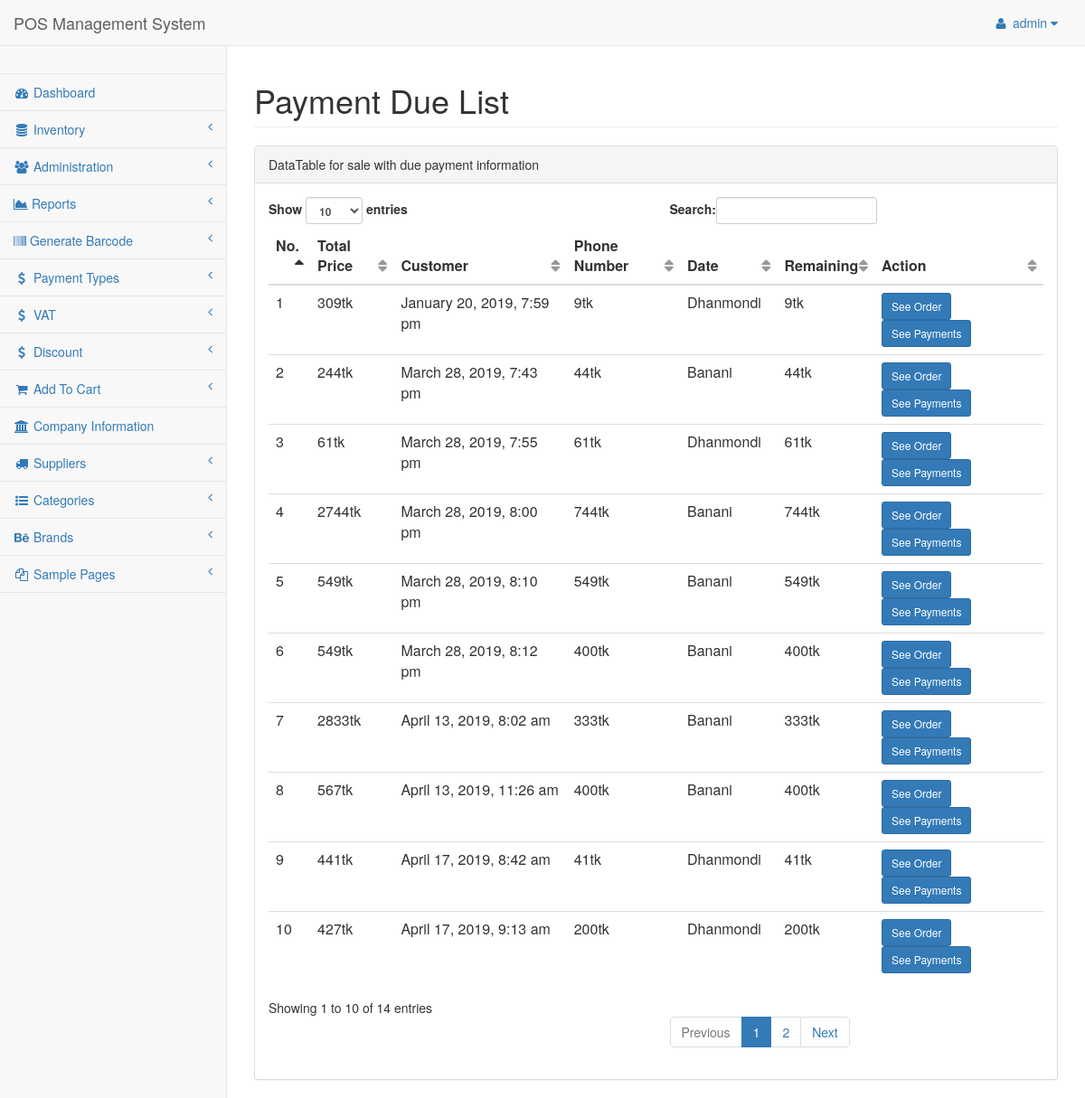
The app's page /admin/pages/duelistBranch.php (signed in) with its own data.
### tables this page shows
CREATE TABLE `tbl_sales` (
  `id` int(11) NOT NULL,
  `customer` int(11) NOT NULL,
  `totalPrice` int(11) NOT NULL,
  `date` datetime NOT NULL DEFAULT CURRENT_TIMESTAMP,
  `rem` int(11) NOT NULL DEFAULT '0',
  `status` int(11) NOT NULL DEFAULT '0'
);

CREATE TABLE `tbl_branch` (
  `id` int(11) NOT NULL,
  `branchName` varchar(35) NOT NULL,
  `branchAddress` text NOT NULL,
  `branchId` int(11) NOT NULL
);

### class/Company.php (called while the page is built, shortened)
<?php
$filepath = realpath(dirname(__FILE__));
include_once ($filepath."/../lib/Database.php");
include_once ($filepath."/../helpers/Format.php");
?>
<?php
class Company {
  private $db;
  function __construct(){
    $this->db = new Database();
  }
  public function getSaleByDueBranch() {
    $query = "SELECT `b`.`branchName`, b.branchId , b.branchAddress , s.rem , s.date  , s.totalPrice, c.customName , c.customContact
FROM tbl_sales as s, tbl_order as o, tbl_inventory as p , tbl_branch as b , tbl_customer AS c
WHERE  s.id = o.sale
AND o.inventId = p.inventId
AND p.branchId = b.branchId
AND s.customer = c.cmId
AND rem > 0  ";
    $getQuery = $this->db->select($query);
    return $getQuery;
  }
}

### lib/Database.php (called while the page is built, shortened)
<?php
Class Database{
 public $host   = DB_HOST;
 public $user   = DB_USER;
 public $pass   = DB_PASS;
 public $dbname = DB_NAME;
 public $link;
private function connectDB(){
 $this->link = new mysqli($this->host, $this->user, $this->pass,
  $this->dbname);
 }
public function select($query){
  $result = $this->link->query($query) or
   die($this->link->error.__LINE__);
  if($result->num_rows > 0){
    return $result;
  } else {
    return false;
  }
 }
}

### class/Customer.php (called while the page is built, shortened)
<?php
  $filepath = realpath(dirname(__FILE__));
  include_once ($filepath."/../lib/Database.php");
  include_once ($filepath."/../helpers/Format.php");
?>
<?php
  class Customer{
    private $db;
    public function __construct() {
      $this->db = new Database();
    }
    public function getCusById($cmId){
      $query = "SELECT * FROM tbl_customer WHERE cmId = '$cmId'";
      $cusCheck = $this->db->select($query);
      return $cusCheck;
    }
  }
?>

### helpers/Format.php (called while the page is built, shortened)
<?php
class Format{
 public function formatDate($date){
  return date('F j, Y, g:i a', strtotime($date));
 }
}
?>

### admin/pages/duelistBranch.php (the view, shortened to what this page needs)
<?php
  include "../inc/header.php";
  include "../inc/nav.php";
  include "../inc/sider.php";
?>
        <div id="page-wrapper">
            <div class="row">
                <div class="col-lg-12">
                    <h1 class="page-header">Payment Due List</h1>
                </div>
            </div>
            <div class="row">
                <div class="col-lg-12">
                    <div class="panel panel-default">
                        <div class="panel-heading">
                            DataTable for sale with due payment information
                        </div>
                        <div class="panel-body">
                            <div class="table-responsive">
                                <table class="table table-hover" id="dataTables-example">
                                    <thead>
                                        <tr>
                                            <th>No.</th>
                                            <th>Total Price</th>
                                            <th>Customer</th>
                                            <th>Phone Number</th>
                                            <th>Date</th>
                                            <th>Remaining</th>
                                            <th>Action</th>
                                        </tr>
                                    </thead>
                                    <tbody>
                                      <?php
                                        $getAdmin = $com->getSaleByDueBranch();
                                        if ($getAdmin) {
                                          $i = 0;
                                          while ($result = $getAdmin->fetch_assoc()) {
                                            $i++;
                                      ?>
                                          <tr>
                                              <td><?php echo $i; ?></td>
                                              <td><?php echo $result['totalPrice']; ?>tk</td>
                                            <?php
                                              $id = $result['customer'];
                                              $getCus = $cm->getCusById($id);
                                            ?>
                                              <td><?php echo $fm->formatDate($result['date']); ?></td>
                                              <td><?= $result['rem']; ?>tk</td>
                                              <td><?= $result['branchName']; ?></td>
                                              <td><?= $result['rem']; ?>tk</td>
                                              <td>
                                                <a href="seeorder.php?sale=<?php echo $result['id']; ?>&st=<?= $result['rem']; ?>">
                                                  <button type="button" class="btn btn-primary btn-sm"> See Order</button>
                                                </a>
                                                <a href="seepay.php?sale=<?php echo $result['id']; ?>">
                                                  <button type="button" class="btn btn-primary btn-sm"> See Payments</button>
                                                </a>
                                              </td>
                                          </tr>
                                    <?php } } ?>
                                    </tbody>
                                </table>
                            </div>
                        </div>
                      </div>
                  </div>
              </div>
          </div>
      </div>
  </body>
  </html>

### records on screen
tbl_sales: totalPrice "309", date "January 20, 2019, 7:59 pm", rem "9", tbl_branch.branchName "Dhanmondi"
tbl_sales: totalPrice "244", date "March 28, 2019, 7:43 pm", rem "44", tbl_branch.branchName "Banani"
tbl_sales: totalPrice "61", date "March 28, 2019, 7:55 pm", rem "61", tbl_branch.branchName "Dhanmondi"
tbl_sales: totalPrice "2744", date "March 28, 2019, 8:00 pm", rem "744", tbl_branch.branchName "Banani"
tbl_sales: totalPrice "549", date "March 28, 2019, 8:10 pm", rem "549", tbl_branch.branchName "Banani"
tbl_sales: totalPrice "549", date "March 28, 2019, 8:12 pm", rem "400", tbl_branch.branchName "Banani"
tbl_sales: totalPrice "2833", date "April 13, 2019, 8:02 am", rem "333", tbl_branch.branchName "Banani"
tbl_sales: totalPrice "567", date "April 13, 2019, 11:26 am", rem "400", tbl_branch.branchName "Banani"
tbl_sales: totalPrice "441", date "April 17, 2019, 8:42 am", rem "41", tbl_branch.branchName "Dhanmondi"
tbl_sales: totalPrice "427", date "April 17, 2019, 9:13 am", rem "200", tbl_branch.branchName "Dhanmondi"

### other values on screen
Session::get("adminName") "admin"
